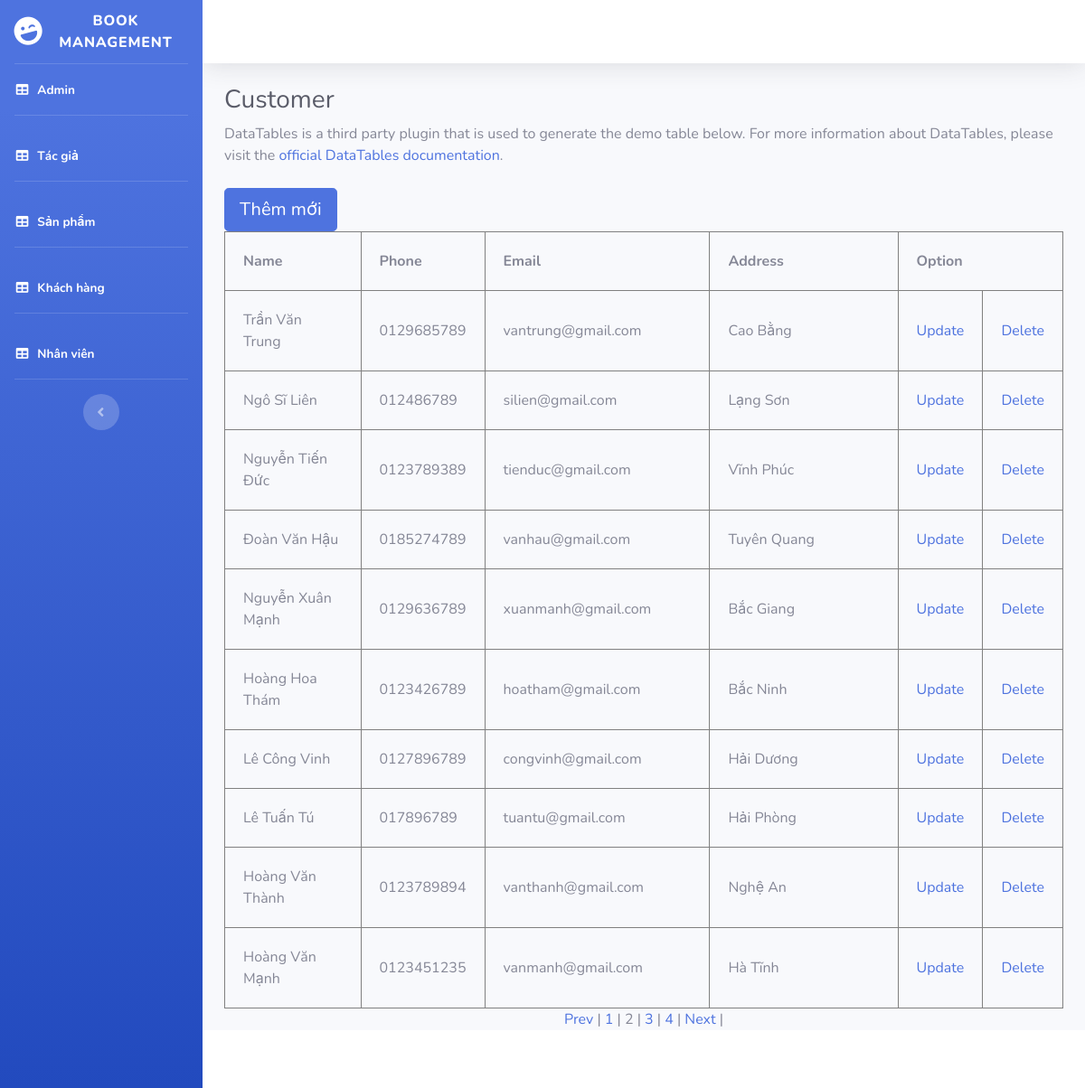
The app's page /khach-hang.php?page=2 with its own data.
### tables this page shows
CREATE TABLE `customer` (
  `ID_CUSTOMER` int(10) NOT NULL,
  `NAME_CUSTOMER` varchar(30) NOT NULL,
  `PHONE_CUSTOMER` varchar(11) NOT NULL,
  `EMAIL_CUSTOMER` varchar(30) NOT NULL,
  `ADDRESS_CUSTOMER` varchar(50) NOT NULL
);

### khach-hang.php (the view, shortened to what this page needs)
<!DOCTYPE html>
<html lang="en">
<head>
  <link href="vendor/fontawesome-free/css/all.min.css" rel="stylesheet" type="text/css">
  <link href="css/sb-admin-2.css" rel="stylesheet">
</head>
<body id="page-top">
  <div id="wrapper">
    <ul class="navbar-nav bg-gradient-primary sidebar sidebar-dark accordion" id="accordionSidebar">
      <a class="sidebar-brand d-flex align-items-center justify-content-center" href="index.php">
        <div class="sidebar-brand-icon rotate-n-15">
          <i class="fas fa-laugh-wink"></i>
        </div>
        <div class="sidebar-brand-text mx-3">Book Management</div>
      </a>
      <hr class="sidebar-divider my-0">
      <li class="nav-item active">
        <a class="nav-link" href="index.php">
          <i class="fas fa-fw fa-table"></i>
          <span>Admin</span></a>
      </li>
      <hr class="sidebar-divider d-none d-md-block">
      <li class="nav-item active">
        <a class="nav-link" href="tac-gia.php">
          <i class="fas fa-fw fa-table"></i>
          <span>Tác giả</span></a>
      </li>
      <hr class="sidebar-divider d-none d-md-block">
      <li class="nav-item active">
        <a class="nav-link" href="san-pham.php">
          <i class="fas fa-fw fa-table"></i>
          <span>Sản phẩm</span></a>
      </li>
      <hr class="sidebar-divider d-none d-md-block">
      <li class="nav-item active">
        <a class="nav-link" href="khach-hang.php">
          <i class="fas fa-fw fa-table"></i>
          <span>Khách hàng</span></a>
      </li>
      <hr class="sidebar-divider d-none d-md-block">
      <li class="nav-item active">
        <a class="nav-link" href="nhan-vien.php">
          <i class="fas fa-fw fa-table"></i>
          <span>Nhân viên</span></a>
      </li>
      <hr class="sidebar-divider d-none d-md-block">
      <div class="text-center d-none d-md-inline">
        <button class="rounded-circle border-0" id="sidebarToggle"></button>
      </div>
    </ul>
    <div id="content-wrapper" class="d-flex flex-column">
      <div id="content">
        <nav class="navbar navbar-expand navbar-light bg-white topbar mb-4 static-top shadow">
        </nav>
        <div class="container-fluid">
          <h1 class="h3 mb-2 text-gray-800">Customer</h1>
          <p class="mb-4">DataTables is a third party plugin that is used to generate the demo table below. For more
            information about DataTables, please visit the <a target="_blank" href="https://datatables.net">official
              DataTables documentation</a>.</p>
          <button type="button" class="btn btn-primary btn-lg" data-toggle="modal" data-target="#modelId">
            Thêm mới
          </button>
            <?php
            $conn = mysqli_connect('localhost', 'root', '', 'bookmanagement');
            $result = mysqli_query($conn, 'select count(ID_CUSTOMER) as total from customer');
            $row = mysqli_fetch_assoc($result);
            $total_records = $row['total'];
            $current_page = isset($_GET['page']) ? $_GET['page'] : 1;
            $limit = 10;
            $total_page = ceil($total_records / $limit);
            $start = ($current_page - 1) * $limit;
            $result = mysqli_query($conn, "SELECT * FROM customer LIMIT $start, $limit");
            ?>
            <div>
                <table width="100%" border="1px" cellspacing="0px" cellpadding="20px">
                    <tr>
                        <th width="20%">Name</th>
                        <th width="10%">Phone</th>
                        <th width="30%">Email</th>
                        <th width="30%">Address</th>
                        <th colspan="2" width="10%">Option</th>
                    </tr>
                    <?php while ($row = mysqli_fetch_assoc($result)){ ?>
                        <tr>
                            <td><?php echo $row["NAME_CUSTOMER"] ?></td>
                            <td><?php echo $row["PHONE_CUSTOMER"] ?></td>
                            <td><?php echo $row["EMAIL_CUSTOMER"] ?></td>
                            <td><?php echo $row["ADDRESS_CUSTOMER"] ?></td>
                            <td><a href="update_customer.php?ID_CUSTOMER=<?php echo $row['ID_CUSTOMER'] ?>">Update</a></td>
                            <td><a href="delete_customer.php?ID_CUSTOMER=<?php echo $row['ID_CUSTOMER']?>" onclick="if(confirm('Do you Sure ?')) return true; else return false">Delete</a></td>
                        </tr>
                    <?php } ?>
                </table>
            </div>
            <div  style="text-align: center; margin: auto">
                <?php
                if ($current_page > 1 && $total_page > 1){
                    echo '<a href="khach-hang.php?page='.($current_page-1).'">Prev</a> | ';
                }
                for ($i = 1; $i <= $total_page; $i++){
                    if ($i == $current_page){
                        echo '<span>'.$i.'</span> | ';
                    }
                    else{
                        echo '<a href="khach-hang.php?page='.$i.'">'.$i.'</a> | ';
                    }
                }
                if ($current_page < $total_page && $total_page > 1){
                    echo '<a href="khach-hang.php?page='.($current_page+1).'">Next</a> | ';
                }
                ?>
            </div>
        </div>
      </div>
      <footer class="sticky-footer bg-white">
      </footer>
    </div>
  </div>
</body>
</html>

### records on screen
customer: NAME_CUSTOMER "Trần Văn Trung", PHONE_CUSTOMER "0129685789", EMAIL_CUSTOMER "vantrung@gmail.com", ADDRESS_CUSTOMER "Cao Bằng"
customer: NAME_CUSTOMER "Ngô Sĩ Liên", PHONE_CUSTOMER "012486789", EMAIL_CUSTOMER "silien@gmail.com", ADDRESS_CUSTOMER "Lạng Sơn"
customer: NAME_CUSTOMER "Nguyễn Tiến Đức", PHONE_CUSTOMER "0123789389", EMAIL_CUSTOMER "tienduc@gmail.com", ADDRESS_CUSTOMER "Vĩnh Phúc"
customer: NAME_CUSTOMER "Đoàn Văn Hậu", PHONE_CUSTOMER "0185274789", EMAIL_CUSTOMER "vanhau@gmail.com", ADDRESS_CUSTOMER "Tuyên Quang"
customer: NAME_CUSTOMER "Nguyễn Xuân Mạnh", PHONE_CUSTOMER "0129636789", EMAIL_CUSTOMER "xuanmanh@gmail.com", ADDRESS_CUSTOMER "Bắc Giang"
customer: NAME_CUSTOMER "Hoàng Hoa Thám", PHONE_CUSTOMER "0123426789", EMAIL_CUSTOMER "hoatham@gmail.com", ADDRESS_CUSTOMER "Bắc Ninh"
customer: NAME_CUSTOMER "Lê Công Vinh", PHONE_CUSTOMER "0127896789", EMAIL_CUSTOMER "congvinh@gmail.com", ADDRESS_CUSTOMER "Hải Dương"
customer: NAME_CUSTOMER "Lê Tuấn Tú", PHONE_CUSTOMER "017896789", EMAIL_CUSTOMER "tuantu@gmail.com", ADDRESS_CUSTOMER "Hải Phòng"
customer: NAME_CUSTOMER "Hoàng Văn Thành", PHONE_CUSTOMER "0123789894", EMAIL_CUSTOMER "vanthanh@gmail.com", ADDRESS_CUSTOMER "Nghệ An"
customer: NAME_CUSTOMER "Hoàng Văn Mạnh", PHONE_CUSTOMER "0123451235", EMAIL_CUSTOMER "vanmanh@gmail.com", ADDRESS_CUSTOMER "Hà Tĩnh"
